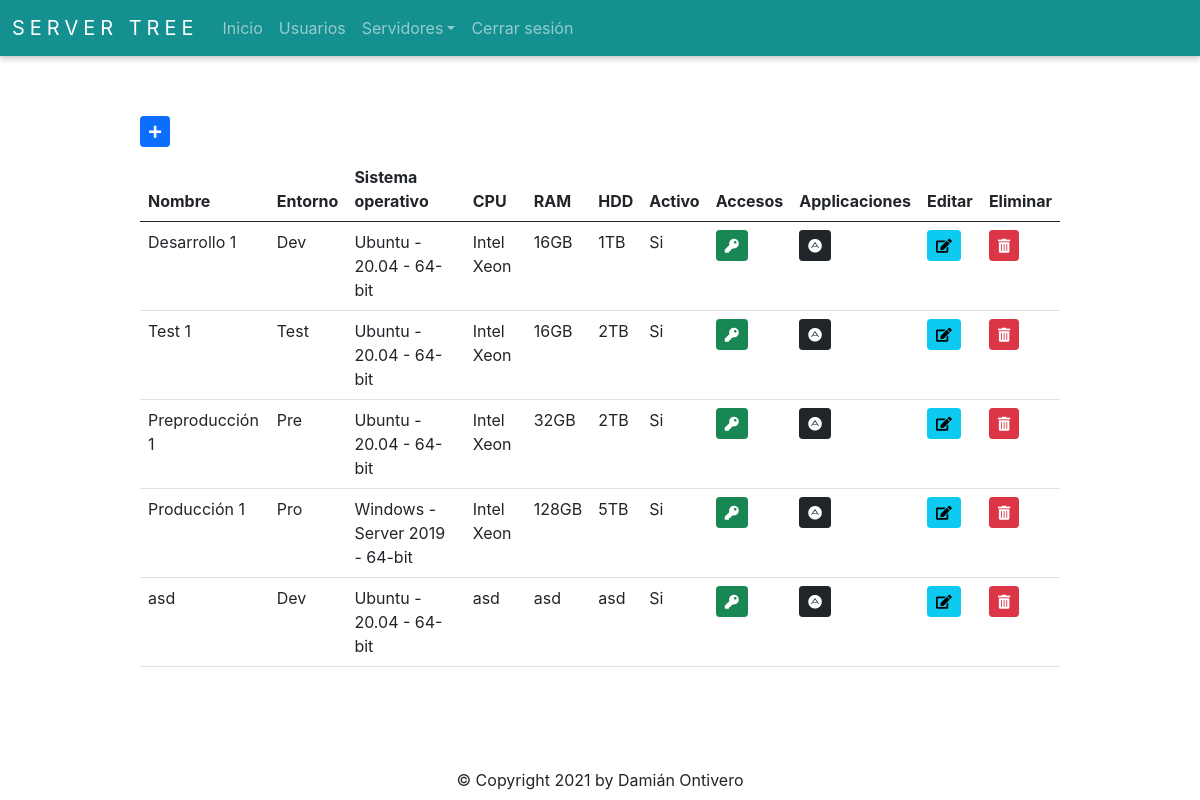
The page /server/get_server_all (signed in) on the database as committed earlier.
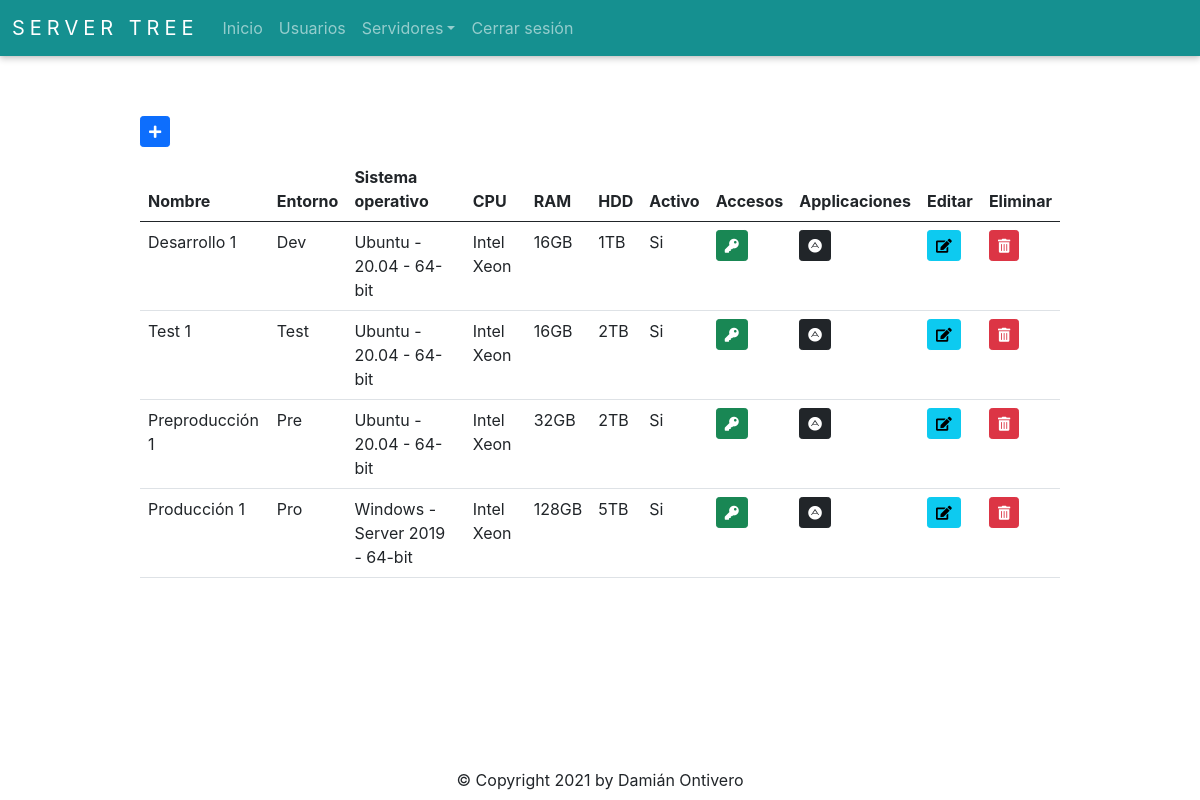
The same page on the database as committed later.
### app/server/models.py (models this page shows, shortened)
class Server(db.Model):
    __tablename__ = 'Servers'
    id = db.Column(db.Integer, autoincrement=True, primary_key=True)
    name = db.Column(db.String(50), nullable=False)
    environment_id = db.Column(db.Integer, db.ForeignKey('Environments.id'), nullable=False)
    operating_system_id = db.Column(db.Integer, db.ForeignKey('OperatingSystems.id'), nullable=False)
    cpu = db.Column(db.String(50), nullable=False)
    ram = db.Column(db.String(50), nullable=False)
    hdd = db.Column(db.String(50), nullable=False)
    is_active = db.Column(db.Boolean, default=True)

class Environment(db.Model):
    __tablename__ = 'Environments'
    id = db.Column(db.Integer, autoincrement=True, primary_key=True)
    name = db.Column(db.String(50), nullable=False)
    @staticmethod
    def get_all():
        return Environment.query.all()

class OperatingSystem(db.Model):
    __tablename__ = 'OperatingSystems'
    id = db.Column(db.Integer, autoincrement=True, primary_key=True)
    name = db.Column(db.String(50), nullable=False)
    version = db.Column(db.String(50), nullable=False)
    architect = db.Column(db.String(6), nullable=False)
    def __repr__(self):
        return '{} - {} - {}'.format(self.name, self.version, self.architect)
    @staticmethod
    def get_all():
        return OperatingSystem.query.all()

### app/server/routes.py (the view)
@server_bp.route('/get_server_all', methods=['GET', 'POST'])
@login_required
def get_server_all():
    data = db.session.query(Server, Environment, OperatingSystem).join(Environment, OperatingSystem).all()
    form = ServerForm()
    return render_template('server.html', data=data, form=form)

### app/auth/models.py (called while the page is built)
    @staticmethod
    def get_by_id(id):
        return User.query.get(id)

### app/auth/routes.py (called while the page is built)
@login_manager.user_loader
def load_user(user_id):
    return User.get_by_id(int(user_id))

### app/server/templates/server.html (shortened to what this page needs)
{% extends 'base.html' %}
{% import 'bootstrap/wtf.html' as wtf %}
{% block content %}
<div class="buttons">
  {% if current_user.role_id == 1 %}
    <button type="button" id="addButton" class="btn btn-primary btn-sm" data-bs-toggle="modal" data-bs-target="#serverModal"><i class="fas fa-plus"></i></button>
  {% endif %}
</div>
<table class="table table-hover">
  <thead>
    <tr>
      <th>Nombre</th>
      <th>Entorno</th>
      <th>Sistema operativo</th>
      <th>CPU</th>
      <th>RAM</th>
      <th>HDD</th>
      <th>Activo</th>
      <th>Accesos</th>
      <th>Applicaciones</th>
      <th>Editar</th>
      <th>Eliminar</th>
    </tr>
  </thead>
  <tbody>
    {% for server, env, os in data %}
      <tr>
        <td>{{ server.name }}</td>
        <td>{{ env.name }}</td>
        <td>{{ os.name + ' - ' + os.version + ' - ' + os.architect }}</td>
        <td>{{ server.cpu }}</td>
        <td>{{ server.ram }}</td>
        <td>{{ server.hdd }}</td>
        <td>
          {% if server.is_active == 0 %}
            No
          {% elif server.is_active == 1  %}
            Si
          {% endif %}
        </td>
        {% if current_user.role_id == 1 %}
          <td>
            <button type="button" class="btn btn-success btn-sm" id="accessButton" data-id={{ server.id }} data-bs-toggle="modal" data-bs-target="#accessModal"><i class="fas fa-key"></i></button>
          </td>
          <td>
            <button type="button" class="btn btn-dark btn-sm" id="servicesButton" data-id={{ server.id }} data-bs-toggle="modal" data-bs-target="#servicesModal"><i class="fab fa-adn"></i></button>
          </td>
          <td>
            <button type="button" class="btn btn-info btn-sm" id="editButton" data-id={{ server.id }} data-bs-toggle="modal" data-bs-target="#serverModal"><i class="fas fa-edit"></i></button>
          </td>
          <td>
            <button type="button" class="btn btn-danger btn-sm" id="deleteButton" data-id={{ server.id }} data-bs-toggle="modal" data-bs-target="#deleteServerModal"><i class="fas fa-trash-alt"></i></button>
          </td>
        {% endif %}
      </tr>
    {% endfor %}
  </tbody>
</table>
{% endblock %}

### app/templates/base.html (shortened to what this page needs)
<!doctype html>
<html>
<head>
  <link rel="stylesheet" href="{{ url_for('static', filename='style.css') }}">
  <link rel="stylesheet" href="https://cdn.jsdelivr.net/npm/bootstrap@5.0.0/dist/css/bootstrap.min.css">
  <link rel="stylesheet" href="https://use.fontawesome.com/releases/v5.6.3/css/all.css">
</head>
<body>
  <nav class="navbar navbar-expand-lg navbar-dark">
      <div class="container-fluid">
        <a class="navbar-brand" href="{{ url_for('index.index') }}">Server Tree</a>
        <div class="collapse navbar-collapse" id="navbarSupportedContent">
          <ul class="navbar-nav me-auto mb-2 mb-lg-0">
              <li class="nav-item">
                <a class="nav-link" href="{{ url_for('index.index') }}">Inicio</a>
              </li>
              <li class="nav-item">
                <a class="nav-link" href="{{ url_for('auth.get_user_all') }}">Usuarios</a>
              </li>
              <li class="nav-item dropdown">
                  <a class="nav-link dropdown-toggle" href="#" id="navbarDropdown" role="button" data-bs-toggle="dropdown" aria-expanded="false">Servidores</a>
              </li>
              <li class="nav-item">
                <a class="nav-link" href="{{ url_for('auth.logout') }}">Cerrar sesión</a>
              </li>
          </ul>
        </div>
      </div>
  </nav>
  <div class="container-base">
    {% block content %}{% endblock %}
  </div>
  <div class="footer">
    &copy; Copyright 2021 by Damián Ontivero
  </div>
</body>
</html>

### app/static/style.css (style rules this page uses)
* { text-decoration: none; font-family: -apple-system, BlinkMacSystemFont, 'Segoe UI', Roboto, Oxygen, Ubuntu, Cantarell, 'Open Sans', 'Helvetica Neue', sans-serif; }
html, body { margin: 0; padding: 0; width: 100%; height: 100%; position: relative; }
.navbar { background-color: #159090; box-shadow: 0 0 0.2rem rgb(0 0 0 / 10%), 0 0.2rem 0.4rem rgb(0 0 0 / 20%); }
.navbar-brand { text-transform: uppercase; letter-spacing: 5px; font-size: large; }
.footer { width: 100%; text-align: center; position: absolute; bottom: 1%; }
.container-base { width: 80%; position: relative; padding: 20px; left: 10%; top: 5%; }
.container-base .buttons { margin-bottom: 10px; }

Rows that differ between the two databases and show on the page:
removed Server: name "asd", name "Dev", architect "Ubuntu - 20.04 - 64-bit", cpu "asd", ram "asd", hdd "asd", is_active "Si"
